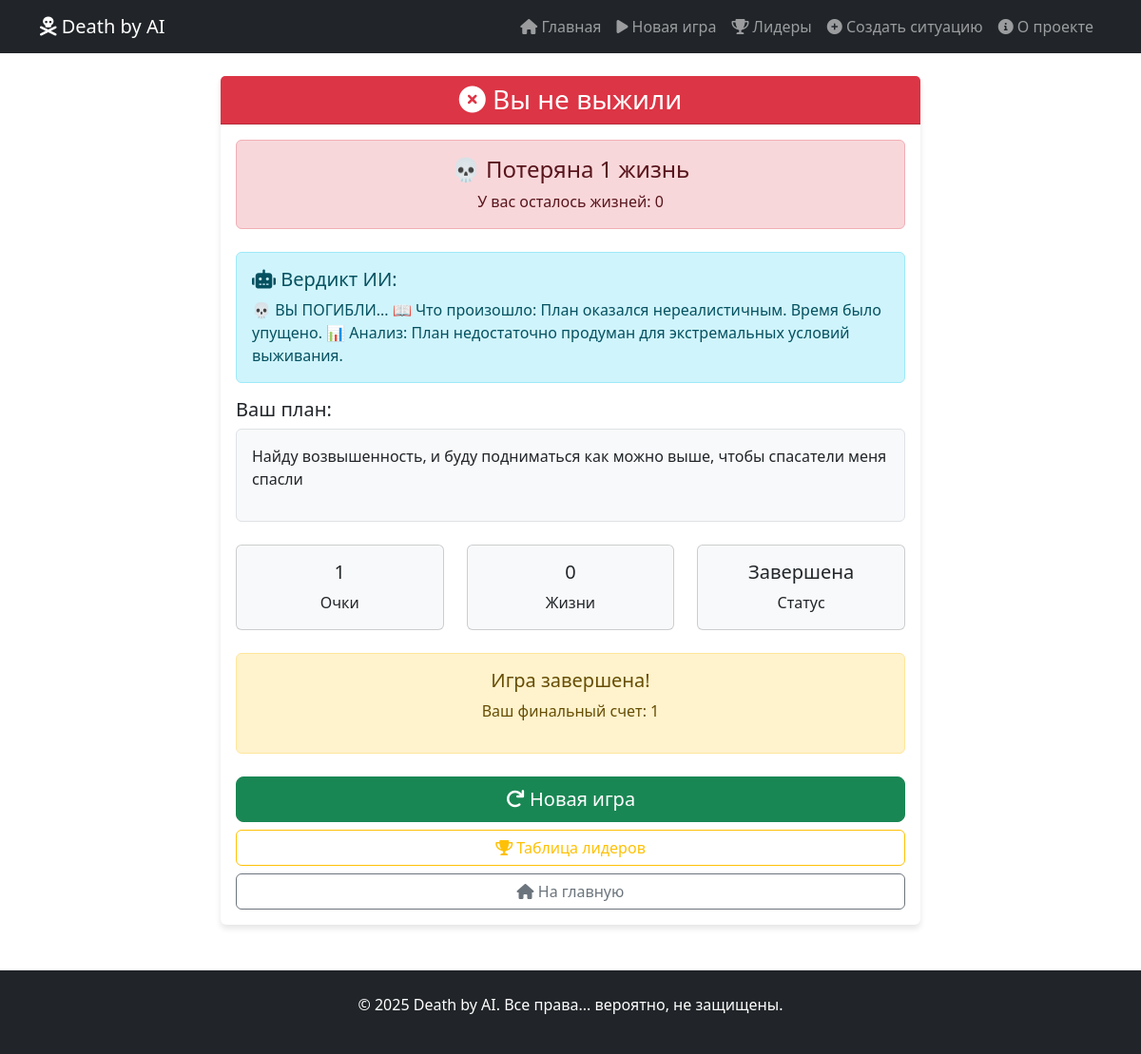
The app's page /game/3/result/ with its own data.
### game/models.py (models this page shows, shortened)
class GameSession(models.Model):
    player = models.ForeignKey(Player, on_delete=models.CASCADE)
    situation = models.ForeignKey(Situation, on_delete=models.CASCADE)
    lives = models.IntegerField(default=3)
    score = models.IntegerField(default=0)
    is_active = models.BooleanField(default=True)
    created_at = models.DateTimeField(auto_now_add=True)

class PlayerAction(models.Model):
    game_session = models.ForeignKey(GameSession, on_delete=models.CASCADE)
    action_text = models.TextField()
    survived = models.BooleanField(default=False)
    feedback = models.TextField()
    created_at = models.DateTimeField(auto_now_add=True)

### game/views.py (the view)
# urls.py: path('game/<int:session_id>/result/', views.result_page, name='result_page'),
def result_page(request, session_id):
    game_session = get_object_or_404(GameSession, id=session_id)
    latest_action = PlayerAction.objects.filter(game_session=game_session).order_by('-created_at').first()
    return render(request, 'game/result.html', {
        'game_session': game_session,
        'player_action': latest_action,
        'survived': latest_action.survived if latest_action else False
    })

### game/templates/game/result.html (shortened to what this page needs)
{% extends 'game/base.html' %}
{% block content %}
<div class="container mt-4">
    <div class="row">
        <div class="col-md-8 mx-auto">
            <div class="card game-card">
                <div class="card-header {% if survived %}bg-success{% else %}bg-danger{% endif %} text-white">
                    <h3 class="text-center mb-0">
                        {% if survived %}
                        <i class="fas fa-check-circle"></i> Вы выжили!
                        {% else %}
                        <i class="fas fa-times-circle"></i> Вы не выжили
                        {% endif %}
                    </h3>
                </div>
                <div class="card-body">
                    <div class="text-center mb-4">
                        {% if survived %}
                        <div class="alert alert-success">
                            <h4>🎉 Поздравляем!</h4>
                            <p class="mb-0">Вы получили +1 очко!</p>
                        </div>
                        {% else %}
                        <div class="alert alert-danger">
                            <h4>💀 Потеряна 1 жизнь</h4>
                            <p class="mb-0">У вас осталось жизней: {{ game_session.lives }}</p>
                        </div>
                        {% endif %}
                    </div>
                    <div class="alert alert-info">
                        <h5><i class="fas fa-robot"></i> Вердикт ИИ:</h5>
                        <p class="mb-0">{{ player_action.feedback }}</p>
                    </div>
                    <div class="mb-4">
                        <h5>Ваш план:</h5>
                        <div class="border p-3 rounded bg-light">
                            {{ player_action.action_text|linebreaks }}
                        </div>
                    </div>
                    <div class="row text-center mb-4">
                        <div class="col-md-4">
                            <div class="card bg-light">
                                <div class="card-body">
                                    <h5 class="card-title">{{ game_session.score }}</h5>
                                    <p class="card-text">Очки</p>
                                </div>
                            </div>
                        </div>
                        <div class="col-md-4">
                            <div class="card bg-light">
                                <div class="card-body">
                                    <h5 class="card-title">{{ game_session.lives }}</h5>
                                    <p class="card-text">Жизни</p>
                                </div>
                            </div>
                        </div>
                        <div class="col-md-4">
                            <div class="card bg-light">
                                <div class="card-body">
                                    <h5 class="card-title">
                                        {% if game_session.is_active %}Активна{% else %}Завершена{% endif %}
                                    </h5>
                                    <p class="card-text">Статус</p>
                                </div>
                            </div>
                        </div>
                    </div>
                    <div class="d-grid gap-2">
                        {% if game_session.is_active and game_session.lives > 0 %}
                        <a href="{% url 'next_situation' game_session.id %}" class="btn btn-primary btn-lg">
                            <i class="fas fa-forward"></i> Следующая ситуация
                        </a>
                        <div class="text-center text-muted">
                            <small>Следующая ситуация будет другой!</small>
                        </div>
                        {% else %}
                        <div class="alert alert-warning text-center">
                            <h5>Игра завершена!</h5>
                            <p>Ваш финальный счет: {{ game_session.score }}</p>
                        </div>
                        <a href="{% url 'start_game' %}" class="btn btn-success btn-lg">
                            <i class="fas fa-redo"></i> Новая игра
                        </a>
                        {% endif %}
                        <a href="{% url 'leaderboard' %}" class="btn btn-outline-warning">
                            <i class="fas fa-trophy"></i> Таблица лидеров
                        </a>
                        <a href="{% url 'home' %}" class="btn btn-outline-secondary">
                            <i class="fas fa-home"></i> На главную
                        </a>
                    </div>
                </div>
            </div>
        </div>
    </div>
</div>
{% endblock %}

### game/templates/game/base.html (style rules this page uses)
.game-card { border: none; box-shadow: 0 4px 6px rgba(0, 0, 0, 0.1); transition: transform 0.3s; }

### records on screen
GameSession: lives "0", score "1"
PlayerAction: feedback "💀 ВЫ ПОГИБЛИ... 📖 Что произошло: План оказался нереалистичным. Время было упущено. 📊 Анализ: План недостаточно продуман для экстремальных условий выживания.", action_text "Найду возвышенность, и буду подниматься как можно выше, чтобы спасатели меня спасли"
